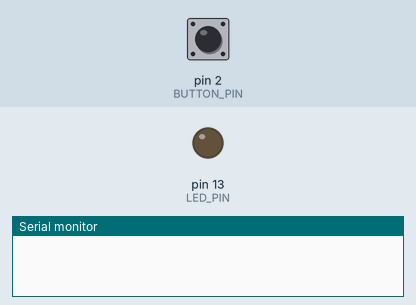
This program was run on a simulated Arduino Uno, built with avr-gcc and run on an emulated ATmega328P. Shown: output pins drawn as LEDs (lit = HIGH), the last lines printed to the serial monitor. The test bench sets the inputs (shaded band); at power-on: pin 2 (BUTTON_PIN) HIGH.

Above: at 1.2 s.
1.3 s: pin 2 (BUTTON_PIN) pulled LOW for 0.15 s
At 1.7 s:
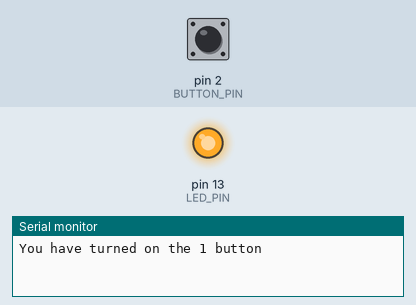
2.9 s: pin 2 (BUTTON_PIN) pulled LOW for 1 s
At 4.2 s:
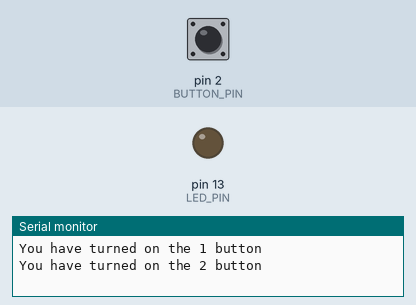
5.4 s: pin 2 (BUTTON_PIN) pulled LOW for 3.2 s
At 8.9 s:
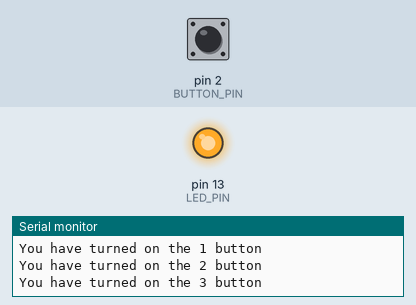
Timing chart, 0 to 10.4 s (numbered marks = the images above; inputs shaded):
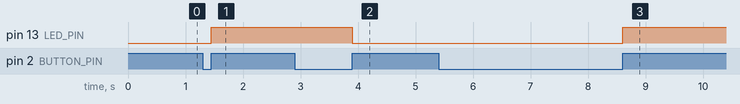

The program:

main.cpp
```cpp
#include <Arduino.h>
#define LED_PIN 13
#define BUTTON_PIN 2

void toggleLed();
void buttonPressedInterrupt();

byte LedState = LOW;
byte ButtonState = LOW;
volatile bool buttonReleased = false;

volatile unsigned long lastTimeButtonInterapt = 0;
const unsigned long bounceDelay = 50;

int count = 0;

void setup()
{
  Serial.begin(115200);
  pinMode(LED_PIN, OUTPUT);
  pinMode(BUTTON_PIN, INPUT_PULLUP);
  attachInterrupt(digitalPinToInterrupt(BUTTON_PIN), buttonPressedInterrupt, RISING);
}

void loop()
{
  if (buttonReleased)
  {
    buttonReleased = false;
    toggleLed();
    Serial.print("You have turned on the ");
    Serial.print(++count);
    Serial.println(" button");
  }
}

// Change LED
void toggleLed()
{
  if (LedState == LOW)
  {
    LedState = HIGH;
  }
  else
  {
    LedState = LOW;
  }

  digitalWrite(LED_PIN, LedState);
}

// Function interart
void buttonPressedInterrupt()
{
  unsigned long timeNow = millis();
  if (timeNow - lastTimeButtonInterapt > bounceDelay)
  {
    lastTimeButtonInterapt = timeNow;
    buttonReleased = true;
  }
}
```

Measured:
- after the input at 1.3 s, pin 13 (LED_PIN): LOW → HIGH after 0.15 s
- after the input at 2.9 s, pin 13 (LED_PIN): HIGH → LOW after 1.0 s
- after the input at 5.4 s, pin 13 (LED_PIN): LOW → HIGH after 3.2 s
